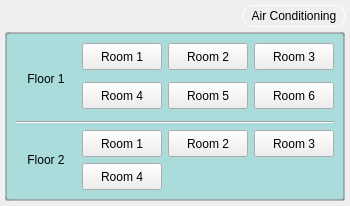
<?xml version="1.0" encoding="UTF-8"?>
<ui version="4.0">
 <class>MainAirConditioningPage</class>
 <widget class="QWidget" name="MainAirConditioningPage">
  <property name="geometry">
   <rect>
    <x>0</x>
    <y>0</y>
    <width>350</width>
    <height>202</height>
   </rect>
  </property>
  <property name="styleSheet">
   <string notr="true">QLabel#titleLabel {
	border: 1px solid white;
	border-radius: 10px;
	min-width: 100px;
	min-height: 20px;
}

QFrame#frame {
	border: 2px solid rgb(125, 125, 125, 50%);
	border-radius: 3px;
	background-color:rgb(100, 200, 200, 50%);
}

QPushButton {
	border-image: url(:/Hac/background-rect-button.png);
	min-height: 25px;
}
</string>
  </property>
  <layout class="QGridLayout" name="gridLayout_5">
   <property name="margin">
    <number>5</number>
   </property>
   <property name="spacing">
    <number>5</number>
   </property>
   <item row="0" column="0">
    <spacer name="horizontalSpacer">
     <property name="orientation">
      <enum>Qt::Horizontal</enum>
     </property>
     <property name="sizeHint" stdset="0">
      <size>
       <width>241</width>
       <height>20</height>
      </size>
     </property>
    </spacer>
   </item>
   <item row="0" column="1">
    <widget class="QLabel" name="titleLabel">
     <property name="text">
      <string>Air Conditioning</string>
     </property>
     <property name="alignment">
      <set>Qt::AlignCenter</set>
     </property>
    </widget>
   </item>
   <item row="1" column="0" colspan="2">
    <widget class="QFrame" name="frame">
     <property name="frameShape">
      <enum>QFrame::StyledPanel</enum>
     </property>
     <property name="frameShadow">
      <enum>QFrame::Raised</enum>
     </property>
     <layout class="QGridLayout" name="gridLayout_4">
      <item row="0" column="0">
       <layout class="QGridLayout" name="gridLayout">
        <item row="0" column="0" rowspan="4">
         <widget class="QLabel" name="label">
          <property name="text">
           <string>Floor 1</string>
          </property>
          <property name="alignment">
           <set>Qt::AlignCenter</set>
          </property>
         </widget>
        </item>
        <item row="0" column="1">
         <widget class="QPushButton" name="pushButton_1">
          <property name="text">
           <string>Room 1</string>
          </property>
         </widget>
        </item>
        <item row="0" column="2">
         <widget class="QPushButton" name="pushButton_2">
          <property name="text">
           <string>Room 2</string>
          </property>
         </widget>
        </item>
        <item row="0" column="3">
         <widget class="QPushButton" name="pushButton_3">
          <property name="text">
           <string>Room 3</string>
          </property>
         </widget>
        </item>
        <item row="2" column="1">
         <widget class="QPushButton" name="pushButton_4">
          <property name="text">
           <string>Room 4</string>
          </property>
         </widget>
        </item>
        <item row="2" column="3">
         <widget class="QPushButton" name="pushButton_6">
          <property name="text">
           <string>Room 6</string>
          </property>
         </widget>
        </item>
        <item row="2" column="2">
         <widget class="QPushButton" name="pushButton_5">
          <property name="text">
           <string>Room 5</string>
          </property>
         </widget>
        </item>
       </layout>
      </item>
      <item row="1" column="0">
       <widget class="Line" name="line">
        <property name="orientation">
         <enum>Qt::Horizontal</enum>
        </property>
       </widget>
      </item>
      <item row="3" column="0">
       <layout class="QGridLayout" name="gridLayout_2">
        <item row="0" column="0" rowspan="2">
         <widget class="QLabel" name="label_2">
          <property name="text">
           <string>Floor 2</string>
          </property>
          <property name="alignment">
           <set>Qt::AlignCenter</set>
          </property>
         </widget>
        </item>
        <item row="0" column="1">
         <widget class="QPushButton" name="pushButton_7">
          <property name="text">
           <string>Room 1</string>
          </property>
         </widget>
        </item>
        <item row="0" column="2">
         <widget class="QPushButton" name="pushButton_8">
          <property name="text">
           <string>Room 2</string>
          </property>
         </widget>
        </item>
        <item row="0" column="3">
         <widget class="QPushButton" name="pushButton_9">
          <property name="text">
           <string>Room 3</string>
          </property>
         </widget>
        </item>
        <item row="1" column="1">
         <widget class="QPushButton" name="pushButton_10">
          <property name="text">
           <string>Room 4</string>
          </property>
         </widget>
        </item>
       </layout>
      </item>
     </layout>
    </widget>
   </item>
  </layout>
 </widget>
 <resources/>
 <connections/>
</ui>
